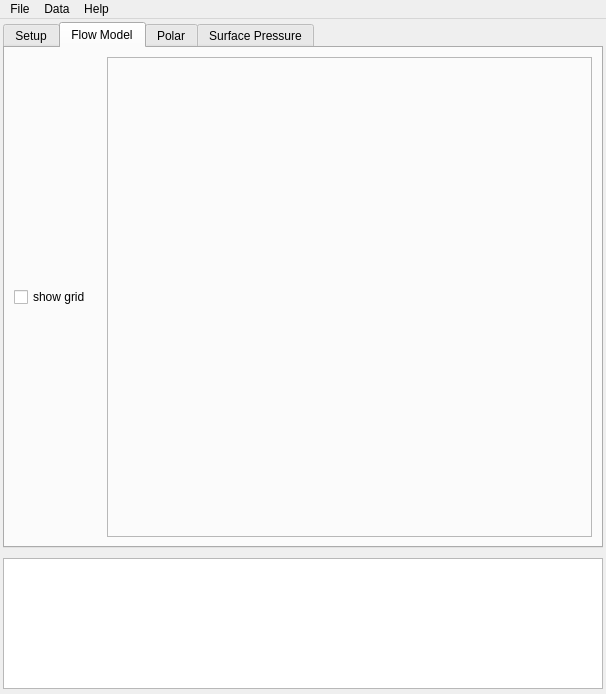
<?xml version="1.0" encoding="UTF-8"?>
<ui version="4.0">
 <class>MainWindow</class>
 <widget class="QMainWindow" name="MainWindow">
  <property name="geometry">
   <rect>
    <x>0</x>
    <y>0</y>
    <width>606</width>
    <height>694</height>
   </rect>
  </property>
  <property name="sizePolicy">
   <sizepolicy hsizetype="MinimumExpanding" vsizetype="MinimumExpanding">
    <horstretch>4</horstretch>
    <verstretch>0</verstretch>
   </sizepolicy>
  </property>
  <property name="minimumSize">
   <size>
    <width>0</width>
    <height>0</height>
   </size>
  </property>
  <property name="windowTitle">
   <string>OpenFoil</string>
  </property>
  <widget class="QWidget" name="centralwidget">
   <property name="sizePolicy">
    <sizepolicy hsizetype="MinimumExpanding" vsizetype="MinimumExpanding">
     <horstretch>2</horstretch>
     <verstretch>2</verstretch>
    </sizepolicy>
   </property>
   <property name="minimumSize">
    <size>
     <width>600</width>
     <height>400</height>
    </size>
   </property>
   <property name="sizeIncrement">
    <size>
     <width>1</width>
     <height>1</height>
    </size>
   </property>
   <layout class="QGridLayout" name="gridLayout">
    <property name="sizeConstraint">
     <enum>QLayout::SetNoConstraint</enum>
    </property>
    <property name="leftMargin">
     <number>3</number>
    </property>
    <property name="topMargin">
     <number>3</number>
    </property>
    <property name="rightMargin">
     <number>3</number>
    </property>
    <property name="bottomMargin">
     <number>5</number>
    </property>
    <property name="spacing">
     <number>10</number>
    </property>
    <item row="2" column="0">
     <widget class="QTextEdit" name="textDisplay">
      <property name="sizePolicy">
       <sizepolicy hsizetype="MinimumExpanding" vsizetype="MinimumExpanding">
        <horstretch>1</horstretch>
        <verstretch>1</verstretch>
       </sizepolicy>
      </property>
      <property name="minimumSize">
       <size>
        <width>600</width>
        <height>100</height>
       </size>
      </property>
      <property name="sizeIncrement">
       <size>
        <width>1</width>
        <height>1</height>
       </size>
      </property>
      <property name="baseSize">
       <size>
        <width>600</width>
        <height>100</height>
       </size>
      </property>
      <property name="acceptDrops">
       <bool>false</bool>
      </property>
      <property name="undoRedoEnabled">
       <bool>false</bool>
      </property>
      <property name="lineWrapMode">
       <enum>QTextEdit::NoWrap</enum>
      </property>
      <property name="readOnly">
       <bool>true</bool>
      </property>
      <property name="textInteractionFlags">
       <set>Qt::TextSelectableByKeyboard|Qt::TextSelectableByMouse</set>
      </property>
     </widget>
    </item>
    <item row="1" column="0">
     <widget class="QTabWidget" name="mainTabWidget">
      <property name="sizePolicy">
       <sizepolicy hsizetype="MinimumExpanding" vsizetype="MinimumExpanding">
        <horstretch>1</horstretch>
        <verstretch>4</verstretch>
       </sizepolicy>
      </property>
      <property name="minimumSize">
       <size>
        <width>400</width>
        <height>400</height>
       </size>
      </property>
      <property name="sizeIncrement">
       <size>
        <width>3</width>
        <height>3</height>
       </size>
      </property>
      <property name="baseSize">
       <size>
        <width>600</width>
        <height>300</height>
       </size>
      </property>
      <property name="tabPosition">
       <enum>QTabWidget::North</enum>
      </property>
      <property name="currentIndex">
       <number>1</number>
      </property>
      <property name="usesScrollButtons">
       <bool>false</bool>
      </property>
      <property name="documentMode">
       <bool>false</bool>
      </property>
      <property name="tabsClosable">
       <bool>false</bool>
      </property>
      <property name="movable">
       <bool>true</bool>
      </property>
      <widget class="QWidget" name="tabSetup">
       <attribute name="title">
        <string>Setup</string>
       </attribute>
       <layout class="QGridLayout" name="gridLayout_3">
        <property name="sizeConstraint">
         <enum>QLayout::SetNoConstraint</enum>
        </property>
       </layout>
      </widget>
      <widget class="QWidget" name="tabFlow">
       <attribute name="title">
        <string>Flow Model</string>
       </attribute>
       <layout class="QHBoxLayout" name="horizontalLayout">
        <property name="sizeConstraint">
         <enum>QLayout::SetNoConstraint</enum>
        </property>
        <item>
         <layout class="QGridLayout" name="gridLayout_2">
          <property name="rightMargin">
           <number>10</number>
          </property>
          <item row="0" column="0">
           <widget class="QCheckBox" name="tabFlow_gridCheckBox">
            <property name="text">
             <string>show grid</string>
            </property>
           </widget>
          </item>
         </layout>
        </item>
        <item>
         <widget class="QFrame" name="flowFrame">
          <property name="sizePolicy">
           <sizepolicy hsizetype="Expanding" vsizetype="MinimumExpanding">
            <horstretch>0</horstretch>
            <verstretch>0</verstretch>
           </sizepolicy>
          </property>
          <property name="minimumSize">
           <size>
            <width>400</width>
            <height>400</height>
           </size>
          </property>
          <property name="frameShape">
           <enum>QFrame::StyledPanel</enum>
          </property>
          <property name="frameShadow">
           <enum>QFrame::Raised</enum>
          </property>
         </widget>
        </item>
       </layout>
      </widget>
      <widget class="QWidget" name="tabPolar">
       <attribute name="title">
        <string>Polar</string>
       </attribute>
       <layout class="QHBoxLayout" name="horizontalLayout">
        <property name="sizeConstraint">
         <enum>QLayout::SetNoConstraint</enum>
        </property>
       </layout>
      </widget>
      <widget class="QWidget" name="tabPressure">
       <attribute name="title">
        <string>Surface Pressure</string>
       </attribute>
       <layout class="QHBoxLayout" name="horizontalLayout">
        <property name="sizeConstraint">
         <enum>QLayout::SetNoConstraint</enum>
        </property>
       </layout>
      </widget>
     </widget>
    </item>
   </layout>
  </widget>
  <widget class="QMenuBar" name="menubar">
   <property name="geometry">
    <rect>
     <x>0</x>
     <y>0</y>
     <width>606</width>
     <height>32</height>
    </rect>
   </property>
   <widget class="QMenu" name="menuHelp">
    <property name="title">
     <string>Help</string>
    </property>
    <addaction name="actionAbout"/>
   </widget>
   <widget class="QMenu" name="menuFile">
    <property name="title">
     <string>File</string>
    </property>
    <addaction name="actionOpenAF"/>
    <addaction name="actionQuit"/>
   </widget>
   <widget class="QMenu" name="menuData">
    <property name="title">
     <string>Data</string>
    </property>
    <addaction name="actionExportPolar"/>
    <addaction name="actionExportSurfacePressure"/>
   </widget>
   <addaction name="menuFile"/>
   <addaction name="menuData"/>
   <addaction name="menuHelp"/>
  </widget>
  <action name="actionOpenAF">
   <property name="text">
    <string>Open AF</string>
   </property>
  </action>
  <action name="actionQuit">
   <property name="text">
    <string>Quit</string>
   </property>
   <property name="shortcut">
    <string>Ctrl+Q</string>
   </property>
  </action>
  <action name="actionAbout">
   <property name="text">
    <string>About</string>
   </property>
  </action>
  <action name="actionExportPolar">
   <property name="text">
    <string>Export Polar</string>
   </property>
  </action>
  <action name="actionExportSurfacePressure">
   <property name="text">
    <string>Export Surface Pressure</string>
   </property>
  </action>
 </widget>
 <resources/>
 <connections/>
</ui>
